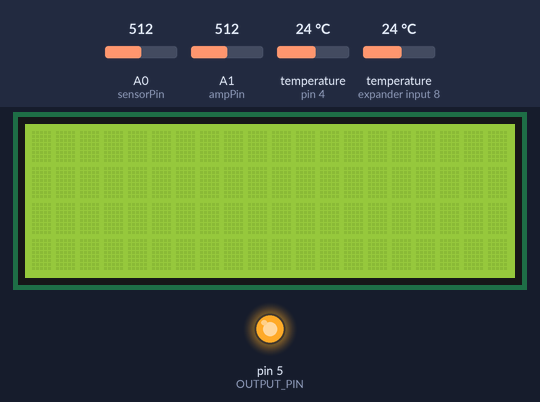
A sketch run on a simulated Arduino Uno, built with avr-gcc and run on an emulated ATmega328P. Parts: 20×4 character LCD, output pins drawn as LEDs (lit = HIGH). The test bench sets the inputs (shaded band); at power-on: temperature (sensors on expander input 8, pin 4) 24 °C, A0 (sensorPin) = 512, A1 (ampPin) = 512.

Above: at 1.2 s.
1.3 s: temperature (sensor on expander input 8) set to 16.6 °C
At 5.3 s:
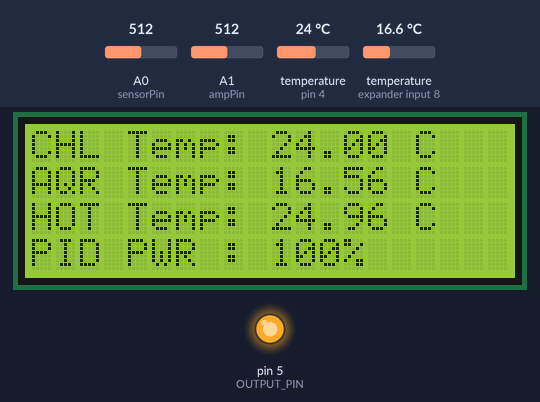
5.6 s: temperature (sensor on expander input 8) set to 15.5 °C
At 11.9 s:
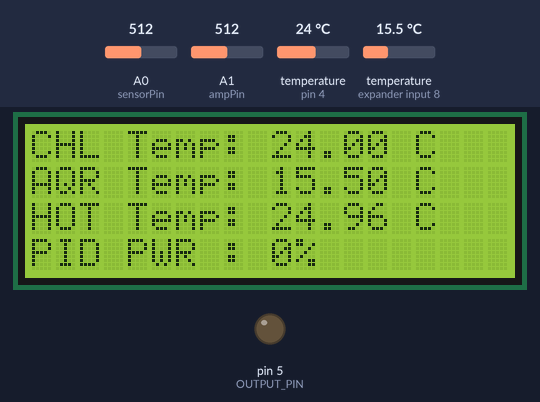
12.4 s: temperature (sensor on pin 4) set to 12 °C
At 16.6 s:
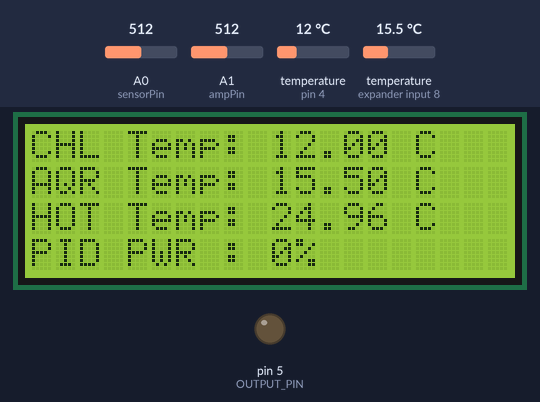
16.9 s: A0 (sensorPin) set to 716
At 19.0 s:
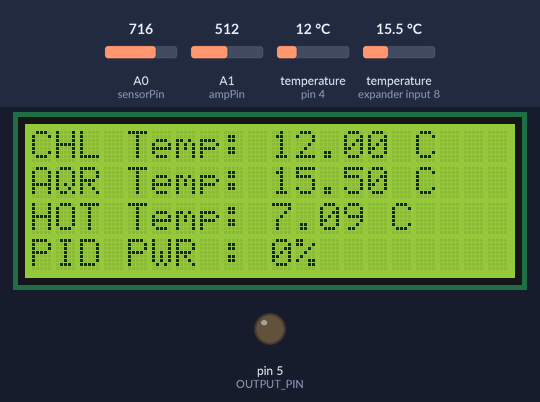
20.0 s: temperature (sensor on pin 4) set to 19 °C
23.7 s: A0 (sensorPin) set to 992
At 25.8 s:
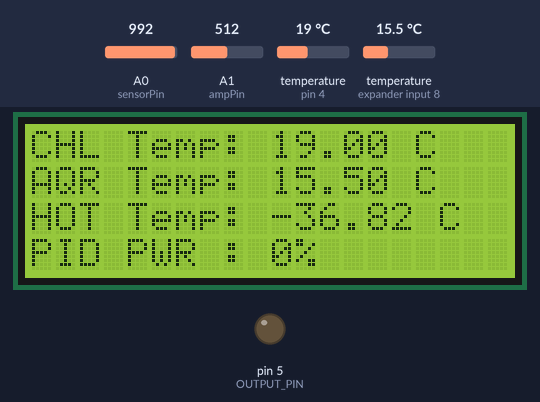
Timing chart, 0 to 27.3 s (numbered marks = the images above; inputs shaded):
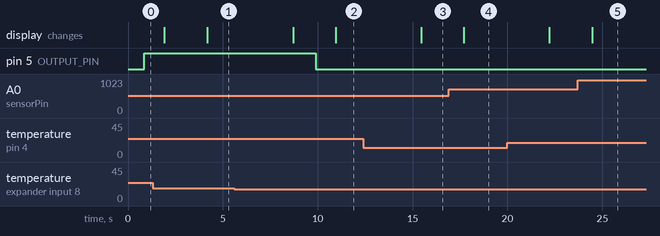

The sketch:

fixArduino.ino
```cpp
#include <SoftwareSerial.h>
SoftwareSerial ArduinoUno(3,2);

#include <OneWire.h>
#include <DallasTemperature.h>
#include <Wire.h>
#include <LiquidCrystal_I2C.h>


#define OUTPUT_PIN 5 // Define the pin for the output

// Define PID parameters
double Kp = 2, Ki = 5, Kd = 1;
double setpoint = 17.0; // Setpoint temperature

// Define variables for PID
double temperatureC2, output;
double integral, lastInput;
unsigned long lastTime;
double deltaTime = 1000;
int power;

//NTC
const int sensorPin = A0;

//ACS
const int ampPin = A1;
const float sensitivity = 0.066;


OneWire oneWire(4);
DallasTemperature sensors(&oneWire);


LiquidCrystal_I2C lcd(0x27, 20, 4);

unsigned long previousMillis = 0;
const long interval = 500;


float prevTemperatureC1 = 0;
float prevTemperatureC2 = 0;

// PID function
double ComputePID(double temperatureC2) {
  unsigned long now = millis();
  double error = setpoint - temperatureC2;
  integral += (error * (now - lastTime));
  double derivative = (temperatureC2 - lastInput) / (now - lastTime);

  output = Kp * error - Ki * integral - Kd * derivative;

  lastInput = temperatureC2;
  lastTime = now;
  return output;
}

void setup(){

	Serial.begin(9600);
	ArduinoUno.begin(4800);

  // Inisialisasi sensor
  sensors.begin();

  // Inisialisasi LCD dengan modul backpack I2C
  lcd.init();
  lcd.backlight();

  // Set the pin mode for the output
  pinMode(OUTPUT_PIN, OUTPUT);

}

void loop(){
// Minta sensor untuk membaca suhu
  sensors.requestTemperatures();

  // Baca suhu dari sensor pertama dalam derajat Celsius
  float temperatureC1 = sensors.getTempCByIndex(0);

  // Baca suhu dari sensor kedua dalam derajat Celsius
  float temperatureC2 = sensors.getTempCByIndex(1);

  double output = ComputePID(temperatureC2); // Compute PID

  // Map the PID output to the appropriate range
  output = constrain(output, 0, 255);
  analogWrite(OUTPUT_PIN, output);

  delay(deltaTime); // Delay for the specified sampling time

  power = output / 255 * 100;


  //NTC 100K
  int sensorValue = analogRead(sensorPin); // read analog value sensor

  // conversion analog reading to temperature in Celsius
  float resistance = (1023.0 / sensorValue) - 1.0;
  resistance = 10000.0 / resistance;
  float heat = log(resistance / 10000.0) / 3950.0;
  heat += 1.0 / (25 + 273.15); // 25 derajat Celcius
  heat = 1.0 / heat - 273.15; // conversion Celcius

  //ACS
  int ampValue = analogRead(ampPin); // Baca nilai analog dari sensor
  float voltage = ampValue * (5.0 / 1023.0); // Konversi nilai analog menjadi tegangan

  // calculate ampere
  float current = (voltage - 2.5) / sensitivity;
  float amps = 12 * current;

  //LCD
  lcd.clear();
  lcd.setCursor(0, 0);
  lcd.print("CHL Temp: ");
  lcd.print(temperatureC1);
  lcd.print(" C");

  lcd.setCursor(0, 1);
  lcd.print("AQR Temp: ");
  lcd.print(temperatureC2);
  lcd.print(" C");

  lcd.setCursor(0, 3);
  lcd.print("PID PWR : ");
  lcd.print(power);
  lcd.print("%");

  lcd.setCursor(0, 2);
  lcd.print("HOT Temp: ");
  lcd.print(heat);
  lcd.print(" C");

  // sending data to ESP8266
  ArduinoUno.print("sensor 1:");
  ArduinoUno.println(temperatureC1);

  ArduinoUno.print("sensor 2:");
  ArduinoUno.println(temperatureC2);

  ArduinoUno.print("sensor 3:");
  ArduinoUno.println(power);

  ArduinoUno.print("sensor 4:");
  ArduinoUno.println(heat);

  ArduinoUno.print("sensor 5:");
  ArduinoUno.println(amps);

  delay(250);
}
```

Measured:
- the behaviour switches between 16.2 and 16.1 °C on temperature (sensor on expander input 8) (found by bisection; images 1 and 2)
- after the input at 1.3 s, the display: first differs from a run without the input after 2.9 s (image 1)
- after the input at 5.6 s, pin 5 (OUTPUT_PIN): HIGH → LOW after 4.3 s; the display: first changes after 3.1 s (image 2 shows a later state)
- after the input at 12.4 s, the display: changes after 3.1 s (image 3)
- after the input at 16.9 s, the display: changes after 0.81 s (image 4)
- after the input at 23.7 s, the display: changes after 0.75 s (image 5)
